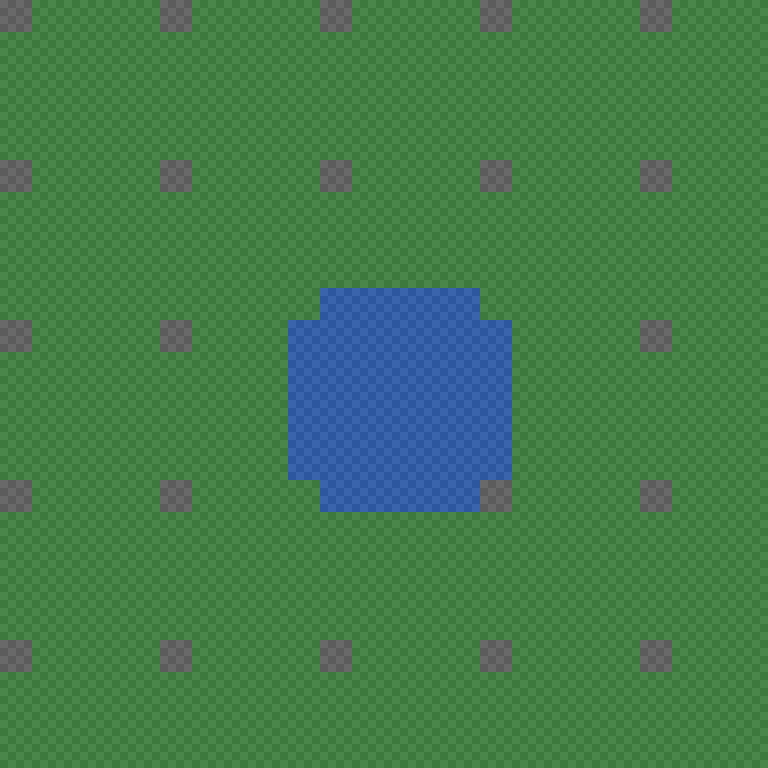

This game map was drawn from its Tiled (.tmx) file and the tilesets committed beside it. A one-line description and the full map source follow:
An orthogonal 24x24 tile map with 32x32 px tiles, 1 tile layer (ground).

<map version="1.10" tiledversion="1.10.2" orientation="orthogonal" renderorder="right-down" width="24" height="24" tilewidth="32" tileheight="32" infinite="0" nextlayerid="2" nextobjectid="1">
 <tileset firstgid="1" name="base" tilewidth="32" tileheight="32" tilecount="4" columns="4">
  <image source="../tilesets/base.png" width="128" height="32" />
 </tileset>
 <layer id="1" name="ground" width="24" height="24">
  <data encoding="csv">
4,1,1,1,1,4,1,1,1,1,4,1,1,1,1,4,1,1,1,1,4,1,1,1,
1,1,1,1,1,1,1,1,1,1,1,1,1,1,1,1,1,1,1,1,1,1,1,1,
1,1,1,1,1,1,1,1,1,1,1,1,1,1,1,1,1,1,1,1,1,1,1,1,
1,1,1,1,1,1,1,1,1,1,1,1,1,1,1,1,1,1,1,1,1,1,1,1,
1,1,1,1,1,1,1,1,1,1,1,1,1,1,1,1,1,1,1,1,1,1,1,1,
4,1,1,1,1,4,1,1,1,1,4,1,1,1,1,4,1,1,1,1,4,1,1,1,
1,1,1,1,1,1,1,1,1,1,1,1,1,1,1,1,1,1,1,1,1,1,1,1,
1,1,1,1,1,1,1,1,1,1,1,1,1,1,1,1,1,1,1,1,1,1,1,1,
1,1,1,1,1,1,1,1,1,1,1,1,1,1,1,1,1,1,1,1,1,1,1,1,
1,1,1,1,1,1,1,1,1,1,3,3,3,3,3,1,1,1,1,1,1,1,1,1,
4,1,1,1,1,4,1,1,1,3,3,3,3,3,3,3,1,1,1,1,4,1,1,1,
1,1,1,1,1,1,1,1,1,3,3,3,3,3,3,3,1,1,1,1,1,1,1,1,
1,1,1,1,1,1,1,1,1,3,3,3,3,3,3,3,1,1,1,1,1,1,1,1,
1,1,1,1,1,1,1,1,1,3,3,3,3,3,3,3,1,1,1,1,1,1,1,1,
1,1,1,1,1,1,1,1,1,3,3,3,3,3,3,3,1,1,1,1,1,1,1,1,
4,1,1,1,1,4,1,1,1,1,3,3,3,3,3,4,1,1,1,1,4,1,1,1,
1,1,1,1,1,1,1,1,1,1,1,1,1,1,1,1,1,1,1,1,1,1,1,1,
1,1,1,1,1,1,1,1,1,1,1,1,1,1,1,1,1,1,1,1,1,1,1,1,
1,1,1,1,1,1,1,1,1,1,1,1,1,1,1,1,1,1,1,1,1,1,1,1,
1,1,1,1,1,1,1,1,1,1,1,1,1,1,1,1,1,1,1,1,1,1,1,1,
4,1,1,1,1,4,1,1,1,1,4,1,1,1,1,4,1,1,1,1,4,1,1,1,
1,1,1,1,1,1,1,1,1,1,1,1,1,1,1,1,1,1,1,1,1,1,1,1,
1,1,1,1,1,1,1,1,1,1,1,1,1,1,1,1,1,1,1,1,1,1,1,1,
1,1,1,1,1,1,1,1,1,1,1,1,1,1,1,1,1,1,1,1,1,1,1,1,
</data>
 </layer>
</map>
